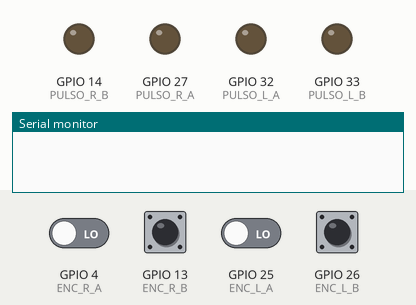
A sketch run on a simulated ESP32. Parts: output pins drawn as LEDs (lit = HIGH), the last lines printed to the serial monitor. The inputs (shaded band) are chosen by the test bench; at power-on: GPIO 13 (ENC_R_B), GPIO 26 (ENC_L_B) HIGH, GPIO 4 (ENC_R_A), GPIO 25 (ENC_L_A) LOW.

Above: at 0.0 s.
At 5.1 s:
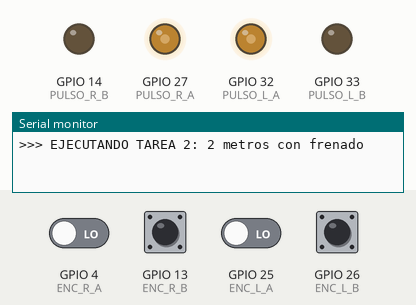
Timing chart, 0 to 6.6 s (numbered marks = the images above):
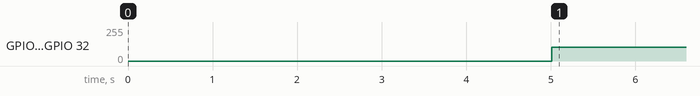

The sketch:

tarea2.ino
```cpp
#include <Arduino.h>
#include <math.h>

// ==========================================
// 1. PINES
#define ENC_L_A 25
#define ENC_L_B 26
#define PULSO_L_A 32
#define PULSO_L_B 33

#define ENC_R_A 4
#define ENC_R_B 13
#define PULSO_R_A 27
#define PULSO_R_B 14

// ==========================================
// 2. CONSTANTES
const float R = 0.0325;
const float L = 0.197;
const float N_VUELTA = 1680.0;
const float Ts = 0.01;
const float K_CONVERSION = 2100.0; // Factor de calibración (Lazo Abierto)

// VARIABLES ODOMETRÍA
volatile long counts_L = 0;
volatile long counts_R = 0;
long odom_prev_L = 0, odom_prev_R = 0;
double x_pos = 0.0, y_pos = 0.0, theta = 0.0;

// VARIABLES ESTADO
bool robot_activo = false;
bool estado_recien_iniciado = true;
double start_x = 0, start_y = 0;

volatile bool flag_control = false;
hw_timer_t *timer = NULL;

// ==========================================
// 3. INTERRUPCIONES
void IRAM_ATTR isr_L_A() { if (digitalRead(ENC_L_A) == digitalRead(ENC_L_B)) counts_L++; else counts_L--; }
void IRAM_ATTR isr_L_B() { if (digitalRead(ENC_L_A) == digitalRead(ENC_L_B)) counts_L--; else counts_L++; }
void IRAM_ATTR isr_R_A() { if (digitalRead(ENC_R_A) == digitalRead(ENC_R_B)) counts_R++; else counts_R--; }
void IRAM_ATTR isr_R_B() { if (digitalRead(ENC_R_A) == digitalRead(ENC_R_B)) counts_R--; else counts_R++; }

void setMotor(int pinA, int pinB, double pwm) {
  if (pwm > 1023) pwm = 1023; if (pwm < -1023) pwm = -1023;
  if (abs(pwm) < 40) pwm = 0;
  if (pwm >= 0) { ledcWrite(pinA, (int)pwm); ledcWrite(pinB, 0); }
  else { ledcWrite(pinA, 0); ledcWrite(pinB, (int)-pwm); }
}

// ==========================================
// 4. LÓGICA TAREA 2
void ejecutarControl() {
  // 1. CALCULAR ODOMETRÍA
  long dL = counts_L - odom_prev_L;
  long dR = counts_R - odom_prev_R;
  odom_prev_L = counts_L; odom_prev_R = counts_R;

  double dsL = (2.0 * PI * R * dL) / N_VUELTA;
  double dsR = (2.0 * PI * R * dR) / N_VUELTA;
  double ds = (dsR + dsL) / 2.0;
  x_pos += ds;

  if (!robot_activo) return;

  if (estado_recien_iniciado) {
    Serial.println(">>> EJECUTANDO TAREA 2: 2 metros con frenado");
    start_x = x_pos;
    estado_recien_iniciado = false;
  }

  double distancia_recorrida = abs(x_pos - start_x);

  // AJUSTE: Paramos un poco antes para compensar el deslizamiento
  if (distancia_recorrida >= 1.75) {

    // FRENADO ACTIVO (Pulso atrás de 50ms)
    setMotor(PULSO_L_A, PULSO_L_B, -400);
    setMotor(PULSO_R_A, PULSO_R_B, -400);
    delay(50); // Frenado

    setMotor(PULSO_L_A, PULSO_L_B, 0);
    setMotor(PULSO_R_A, PULSO_R_B, 0);

    robot_activo = false;
    Serial.printf(">>> TAREA 2 COMPLETADA. Distancia: %.2f m\n", distancia_recorrida);
    return;
  }

  // Velocidad normal
  double comando_lineal_v = 0.2;
  double pwm = comando_lineal_v * K_CONVERSION;

  setMotor(PULSO_L_A, PULSO_L_B, pwm);
  setMotor(PULSO_R_A, PULSO_R_B, pwm);
}

void IRAM_ATTR onTimer() { flag_control = true; }

// ==========================================
// 5. SETUP
void setup() {
  Serial.begin(115200);
  ledcAttach(PULSO_L_A, 1000, 10); ledcAttach(PULSO_L_B, 1000, 10);
  ledcAttach(PULSO_R_A, 1000, 10); ledcAttach(PULSO_R_B, 1000, 10);
  pinMode(ENC_L_A, INPUT); pinMode(ENC_L_B, INPUT);
  pinMode(ENC_R_A, INPUT); pinMode(ENC_R_B, INPUT);
  attachInterrupt(digitalPinToInterrupt(ENC_L_A), isr_L_A, CHANGE);
  attachInterrupt(digitalPinToInterrupt(ENC_L_B), isr_L_B, CHANGE);
  attachInterrupt(digitalPinToInterrupt(ENC_R_A), isr_R_A, CHANGE);
  attachInterrupt(digitalPinToInterrupt(ENC_R_B), isr_R_B, CHANGE);

  delay(5000);
  robot_activo = true;
  timer = timerBegin(1000000);
  timerAttachInterrupt(timer, &onTimer);
  timerAlarm(timer, 10000, true, 0);
}

void loop() {
  if (flag_control) { flag_control = false; ejecutarControl(); }
}
```

Measured:
- by itself, GPIO 27 (PULSO_R_A), GPIO 32 (PULSO_L_A): 0/255 → 105/255 at 5.0 s
